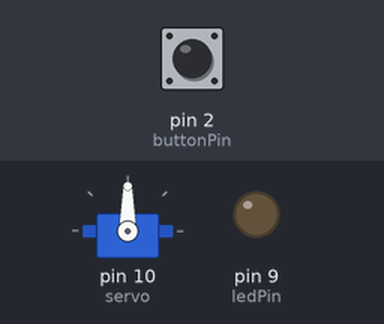
Recording of a sketch running on a simulated Arduino Uno, built with avr-gcc and run on an emulated ATmega328P. On the bench: servo, output pins drawn as LEDs (lit = HIGH). The inputs (shaded band) are chosen by the test bench; at power-on: pin 2 (buttonPin) HIGH. What the sketch prints to the serial monitor is not drawn.

Above: at 1.2 s.
1.3 s: pin 2 (buttonPin) pulled LOW for 3.2 s
At 5.5 s:
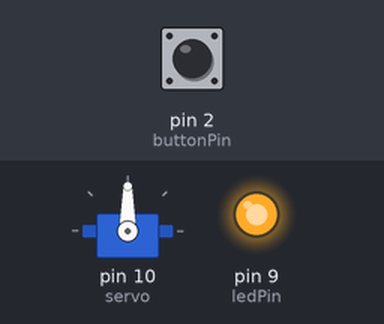
6.0 s: pin 2 (buttonPin) pulled LOW for 0.15 s
At 6.6 s:
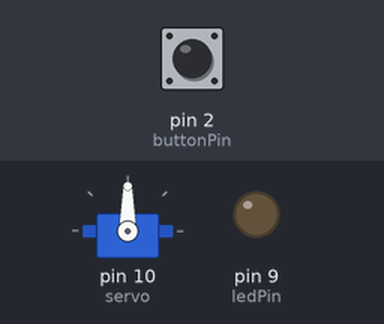
Timing chart, 0 to 9.0 s (numbered marks = the images above; inputs shaded):
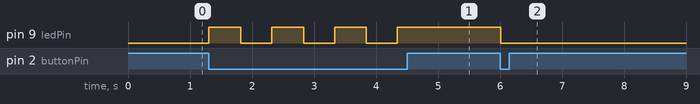

The sketch:

useless.ino
```cpp
/*
    Arduino "useless machine" (simulation)
    By thebrentc (thebrentc.net)
    Button switches LED on, servo switches it off
    See: https://en.wikipedia.org/wiki/Useless_machine
*/

#include <Servo.h>

int buttonPin = 2;
int ledPin =  9;
Servo servo;

void setup() {
  Serial.begin(9600);
  Serial.print("Hello world\n");

  pinMode(ledPin, OUTPUT);
  pinMode(buttonPin, INPUT);
  servo.attach(10);

  moveServoTo(servo, 0);
}

void moveServoTo(Servo servo, int pos) { // servo goes from 0 degrees to max 180 degrees
  servo.write(pos);
}

int reach = 177;
void switchOff() {
  for(int pos = 0; pos < reach; pos += 1)
  {
    moveServoTo(servo, pos);
    delay(15);                       // waits for the servo to reach the position
    if(digitalRead(buttonPin) == LOW){ // <-- button setup is LOW == pressed down
      Serial.write("Arduino Button\n ");
      moveServoTo(servo, 0);
      switchLed();
      break;
    }
  }
}

void switchLed() {
  digitalWrite(ledPin, !digitalRead(ledPin));  // toggle
  delay(500);
}

void loop() {

   if(digitalRead(buttonPin) == LOW){
      Serial.write("Button\n ");
      switchLed();
   }
  if (digitalRead(ledPin) == HIGH) {
    switchOff();
  }

}
```

Measured:
- after the input at 1.3 s, pin 9 (ledPin): alternates HIGH for 0.52 s and LOW for 0.50 s, 7 changes in all, then stays HIGH, starting at once
- after the input at 6.0 s, pin 9 (ledPin): HIGH → LOW at once
